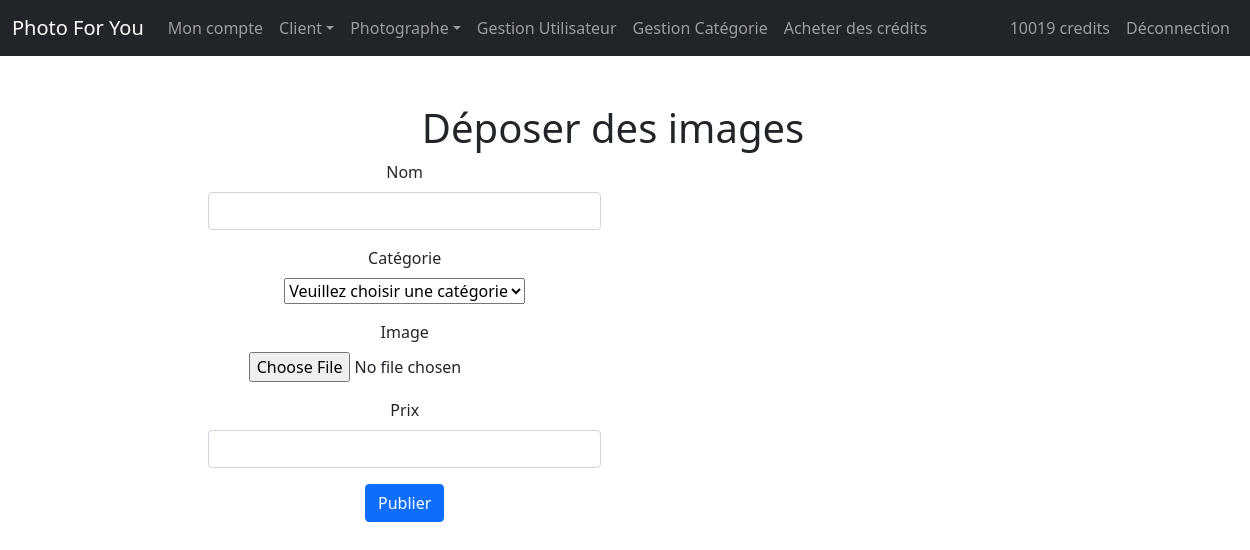
/deposer-des-images.php (signed in), run on the app's committed database.
### tables this page shows
CREATE TABLE IF NOT EXISTS `navbar` (
  `id` int(11) NOT NULL AUTO_INCREMENT,
  `acte` varchar(40) NOT NULL,
  `lien` varchar(40) NOT NULL,
  `droit` int(11) NOT NULL,
  PRIMARY KEY (`id`)
);

CREATE TABLE IF NOT EXISTS `user` (
  `id` int(11) NOT NULL AUTO_INCREMENT,
  `nom` varchar(40) NOT NULL,
  `prenom` varchar(40) NOT NULL,
  `pseudo` varchar(20) NOT NULL,
  `img_profil` varchar(50) NOT NULL,
  `mail` varchar(40) NOT NULL,
  `mdp` varchar(40) NOT NULL,
  `grade` varchar(40) NOT NULL,
  `SIRET` varchar(14) DEFAULT NULL,
  `credits` int(11) NOT NULL DEFAULT '0',
  `etat` varchar(15) NOT NULL,
  PRIMARY KEY (`id`)
);

### deposer-des-images.php (the view, shortened to what this page needs)
<!DOCTYPE html>
<html lang="fr">
<head>
	<?php include "includes/head.php"; ?>
</head>
	<body>
		<?php
		include "includes/bdd.php";
		include "includes/nav.php";
		?>
		<div class="row justify-content-center mt-4" style="width:100%;">
            <h1 class="text-center mt-4">Déposer des images</h1>
            <div class="col-4 text-center">
                <form method="post" enctype="multipart/form-data">
                    <div class="mb-3">
                        <label for="nom_image" class="form-label">Nom</label>
                        <input type="text" class="form-control" name="nom_image" pattern="{3,20}" required>
                    </div>
                    <div class="mb-3">
                        <label for="categorie1" class="form-label">Catégorie</label><br/>
                        <select name="categorie">
                            <option value=''>Veuillez choisir une catégorie</option>
                        </select>
                    </div>
                    <div class="mb-3">
                        <label for="img" class="form-label">Image</label><br/>
                        <input class="align-center" type="file" name="img" id='img' onchange="loadFile(event)" required>
                    </div>
                    <div class="mb-3">
                        <label for="prix_image" class="form-label">Prix</label>
                        <input class="form-control" name="prix_image" pattern="[0-9]{1,11}" required>
                    </div>
                    <button type="submit" name="submit" class="btn btn-primary">Publier</button>
                </form>
            </div>
            <div class="col-4"><img style="height:auto; width:40em" id="output" /></div>
        </div>
	</body>
</html>

### includes/nav.php (shortened to what this page needs)
<nav class="navbar navbar-expand-lg navbar-dark bg-dark">
  <div class="container-fluid">
    <a class="navbar-brand" href="index.php">Photo For You</a>
    <div class="collapse navbar-collapse" id="navbarSupportedContent">
      <ul class="navbar-nav me-auto">
        <?php
      if(isset($_SESSION['grade'])){
          echo '<li class="nav-item"><a class="nav-link" href="profil.php?id='.$_SESSION['id'].'">Mon compte</a></li>';
      }
          ?>
<?php
        if(isset($_SESSION['grade'])){
          if($_SESSION['grade'] == 'admin'){
            echo '<li class="nav-item dropdown">';
              echo '<a class="nav-link dropdown-toggle" href="#" id="navbarDropdown" role="button" data-bs-toggle="dropdown" aria-expanded="false">Client</a>';
            echo '</li>';
            echo '<li class="nav-item dropdown">';
              echo '<a class="nav-link dropdown-toggle" href="#" id="navbarDropdown" role="button" data-bs-toggle="dropdown" aria-expanded="false">Photographe</a>';
              echo '</li>';
            $req = $bdd->query("SELECT acte, lien FROM navbar WHERE droit=3");
            $data = $req->fetchAll();
            foreach ($data as $li){
              echo '<li class="nav-item"><a class="nav-link" href='.$li['lien'].'>'.$li['acte'].'</a></li>';
            }
          }
          if($_SESSION['grade']){
            echo '<li class="nav-item"><a class="nav-link" href="acheter-des-credits.php">Acheter des crédits</a></li>';
          }
        }
?>
      </ul>
      <ul class="navbar-nav">
<?php
        if (isset($_SESSION['grade'])) {
          $req = $bdd->prepare("SELECT credits FROM user WHERE id = :id");
          $req->bindValue(':id', $_SESSION['id']);
          $req->execute();
          $data = $req->fetch(\PDO::FETCH_OBJ);
          $credits = $data->credits;
          echo '<li class="nav-item"><a class="nav-link" href="acheter-des-credits.php">'.$credits.' credits</a></li>';
        }
        ?>
<?php
        if(isset($_SESSION['grade'])){
          echo '<li class="nav-item"><a class="nav-link" href="includes/logout.php">Déconnection</a></li>';
        }else{
          echo '<li class="nav-item"><a class="nav-link" href="connexion.php">Connexion</a></li>';
          echo '<li class="nav-item"><a class="nav-link" href="inscription.php">Inscription</a></li>';
        }
?>
      </ul>
    </div>
  </div>
</nav>

### data on the page
navbar: acte "Gestion Utilisateur"
navbar: acte "Gestion Catégorie"
user: credits "10019"
